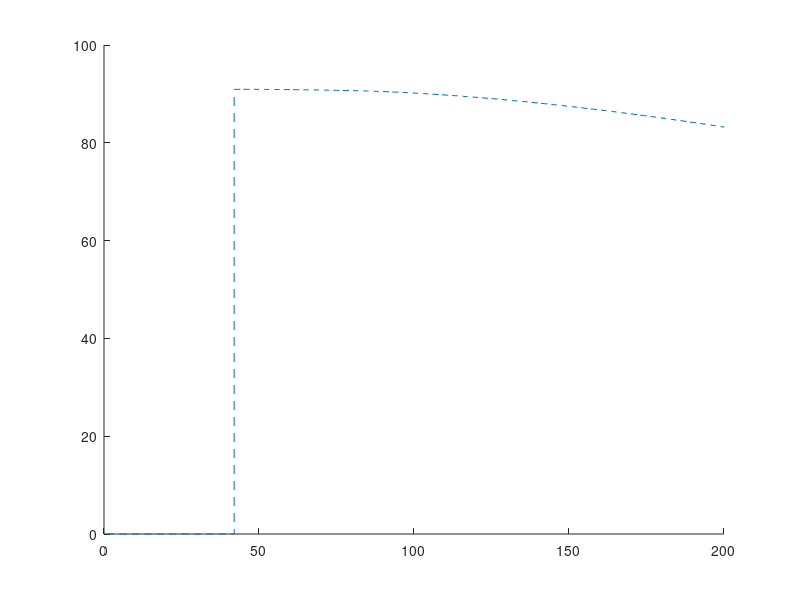

This chart was generated by the following MATLAB code:
V1(1:5+1)=0.85*((73 + 18)/12)^4;
clear all;
il = 3;
w = ones(1,il);

%stałe z zadania
alfa1 = 12; alfa2 = 10; C1 = 0.85; C2 = 0.9; tau = 40; T = 1;
kk = 200;


ymax = 150;
ymin = 15;
dy = (ymax-ymin)/il;
a = 0.8;
c = ymin+dy:dy:ymax-dy;

h2r0 = ones(1,il);
h2r0(1) = (c(1)+ymin)/2-1;
h2r0(il) = min((ymax+c(il-1))/2+1, ymax);

h1r0(1) = (alfa2/alfa1)^2*h2r0(1);

if il > 2
    h2r0(2:il-1) = (c(2:il-1)+c(1:il-2))./2;
    h1r0(2:il-1) = (alfa2/alfa1)^2*h2r0(2:il-1);
end

%punkt pracy
V0_1r = C1*[(alfa2/alfa1)^2*h2r0].^2; V0_2r = C2.*h2r0.*h2r0;


V1(1:kk)=ones(1,kk);
V2(1:kk)=ones(1,kk);
Flin(1:kk)= ones(1,kk);
FD(1:kk)= ones(1,kk);

Flin(1:tau+1) = 73;
FD(1:tau+1) = 18;
V1(1:tau+1) = 0.85*((73 + 18)/12)^4;
V2(1:tau+1) = 0.85*((73 + 18)/12)^4*0.9/0.85*(12/10)^4;






w = ones(1,il);


%%%%%%%%%%%%%%%%%%%%%%%%%%%%%%%%%%%%%%%%%%


figure
hold on 


for value=109:-18:37
    Flin(50:kk) = value;
    for k=tau+2:kk
        for r = 1:il
            V0_1=V0_1r(il);
            V0_2=V0_2r(il);
            
            
            V1(k) = V1(k-1) + T*(Flin(k-tau-1) + FD(k-1) - alfa1*((V0_1/C1).^0.25 + (V1(k-1)-V0_1)/(4*C1*(V0_1/C1).^0.75)));
            V2(k) = V2(k-1) + T*(alfa1*((V0_1/C1).^0.25 + (V1(k-1)-V0_1)/(4*C1*(V0_1/C1).^0.75)) - alfa2*((V0_2/C2).^0.25 + (V2(k-1)-V0_2)/(4*C2*(V0_2/C2).^0.75)));
            h2(k) = sqrt(V0_2/C2) + (V2(k)-V0_2)/(2*C2*sqrt(V0_2/C2));
            
            %wagi
            if r == 1
                w(1) = sigmf(h2r0(il), [-a c(1)]);
            elseif r == il
                w(il) = sigmf(h2r0(il), [a c(il-1)]);
            else
                w(r) = dsigmf(h2r0(il), [a c(r-1) a c(r)]);
            end
        end
        %do rozbudowy
%         V1 = w*V1;
%          V2) = w*V2;
    end
end

stairs(1:kk, h2(1:kk), '--');
